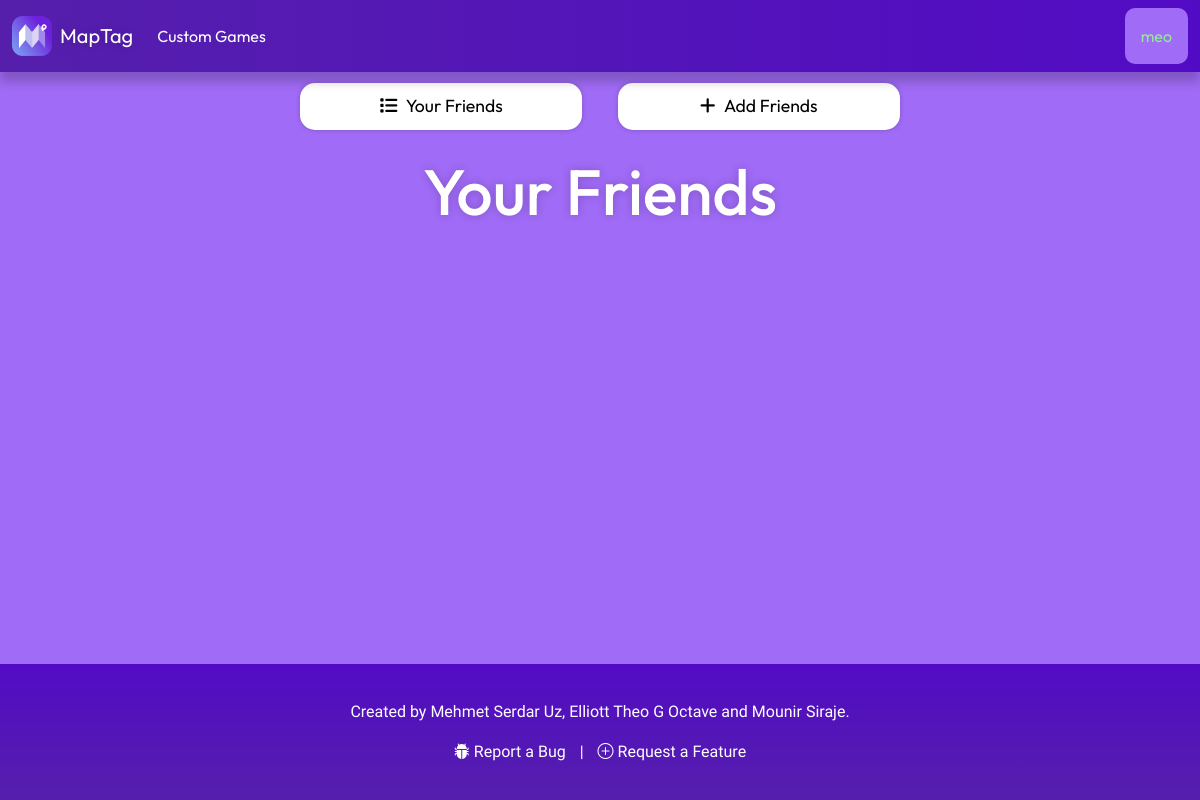
Page /myfriends (signed in) on the earlier database version.
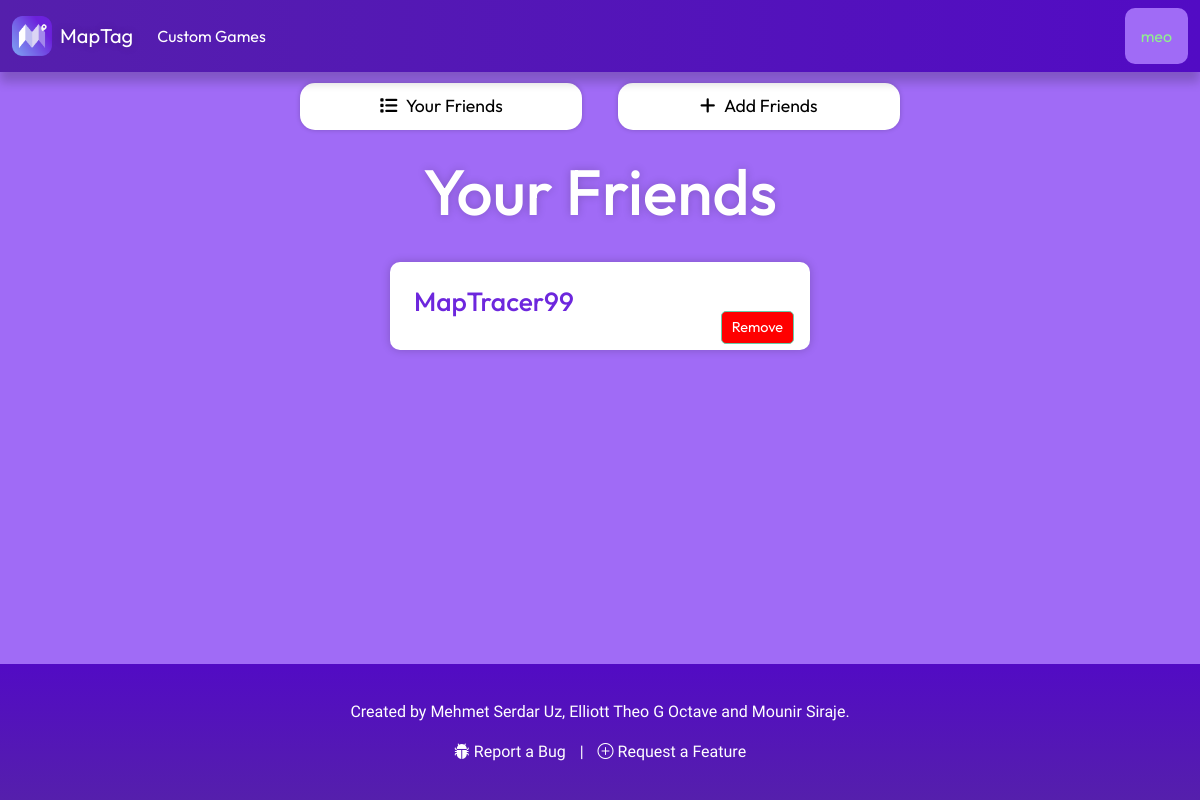
Same page on the later database version.
### User/models.py (models this page shows)
class Friendship(models.Model):
    STATUS_CHOICES = [
        ('pending', 'Pending'),
        ('accepted', 'Accepted'),
        ('denied', 'Denied'),
        ('blocked', 'Blocked'),
    ]
    sender = models.ForeignKey(User, on_delete=models.CASCADE, related_name='sent_friend_requests')
    receiver = models.ForeignKey(User, on_delete=models.CASCADE, related_name='received_friend_requests')
    status = models.CharField(max_length=10, choices=STATUS_CHOICES, default='pending')

### User/views.py (the view)
# urls.py: path('myfriends', user_views.myfriends, name="myfriends"),
def myfriends(request):
    if request.user.is_authenticated:
        user = request.user
        sent_friendships = Friendship.objects.filter(sender=user, status='accepted')
        received_friendships = Friendship.objects.filter(receiver=user, status='accepted')
        blocked_requests = Friendship.objects.filter(receiver=user, status='blocked')
        received_requests = Friendship.objects.filter(receiver=user, status='pending')
        sent_requests = Friendship.objects.filter(sender=user, status='pending')
        context = {'sent_friends': sent_friendships,
                   'received_friends': received_friendships,
                   'blocked_requests': blocked_requests,
                   'received_requests': received_requests,
                   'sent_requests': sent_requests}
        return render(request, 'myfriends.html', context)
    else:
        return redirect('home')

### User/templates/myfriends.html (shortened to what this page needs)
{% extends 'base.html' %}
{% load static %}
{% block extra_head %}
  <link rel="stylesheet" type="text/css" href="{% static 'styles/myfriends.css' %}" />
{% endblock %}
{% block content %}
  <div class="custom-tabs">
    <a class="custom-tab" onclick="openMode(event, 'your_friends')" id="tab-1"><i class="fa-solid fa-list"></i> Your Friends</a>
    <a class="custom-tab" onclick="openMode(event, 'add_friends')" id="tab-2"><i class="fa-solid fa-plus"></i> Add Friends</a>
  </div>
  <div id="your_friends" class="custom-mode">
    <h1>Your Friends</h1>
    {% for friend in sent_friends %}
      <div class="friend">
        <h2>{{ friend.receiver.username }}</h2>
        <div class="friend-actions">
          <a href="{% url 'remove_friend' friend.id %}" class="friend-remove">Remove</a>
        </div>
      </div>
    {% endfor %}
  </div>
{% endblock %}

Differences in the rows shown:
added Friendship: receiver.username "MapTracer99"
